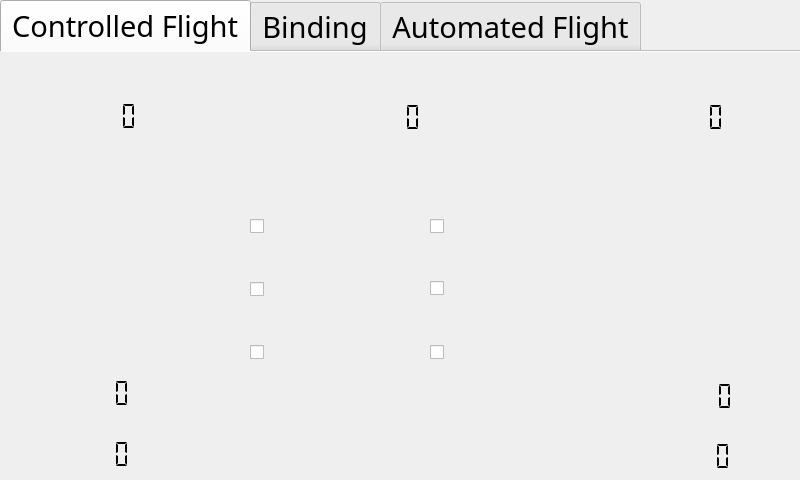
<?xml version="1.0" encoding="UTF-8"?>
<ui version="4.0">
 <class>MainWindow</class>
 <widget class="QMainWindow" name="MainWindow">
  <property name="geometry">
   <rect>
    <x>0</x>
    <y>0</y>
    <width>800</width>
    <height>480</height>
   </rect>
  </property>
  <property name="windowTitle">
   <string>MainWindow</string>
  </property>
  <widget class="QWidget" name="centralwidget">
   <widget class="QTabWidget" name="tabWidget">
    <property name="geometry">
     <rect>
      <x>0</x>
      <y>0</y>
      <width>800</width>
      <height>480</height>
     </rect>
    </property>
    <property name="sizePolicy">
     <sizepolicy hsizetype="Fixed" vsizetype="Fixed">
      <horstretch>0</horstretch>
      <verstretch>0</verstretch>
     </sizepolicy>
    </property>
    <property name="font">
     <font>
      <family>MV Boli</family>
      <pointsize>22</pointsize>
      <weight>50</weight>
      <italic>false</italic>
      <bold>false</bold>
     </font>
    </property>
    <property name="tabPosition">
     <enum>QTabWidget::North</enum>
    </property>
    <property name="tabShape">
     <enum>QTabWidget::Rounded</enum>
    </property>
    <property name="currentIndex">
     <number>0</number>
    </property>
    <property name="iconSize">
     <size>
      <width>52</width>
      <height>32</height>
     </size>
    </property>
    <property name="elideMode">
     <enum>Qt::ElideLeft</enum>
    </property>
    <property name="documentMode">
     <bool>true</bool>
    </property>
    <property name="tabsClosable">
     <bool>false</bool>
    </property>
    <property name="tabBarAutoHide">
     <bool>false</bool>
    </property>
    <widget class="QWidget" name="ControledFlight">
     <attribute name="icon">
      <iconset>
       <normaloff>controlicon.png</normaloff>controlicon.png</iconset>
     </attribute>
     <attribute name="title">
      <string>Controlled Flight</string>
     </attribute>
     <widget class="QLabel" name="label">
      <property name="geometry">
       <rect>
        <x>0</x>
        <y>0</y>
        <width>800</width>
        <height>433</height>
       </rect>
      </property>
      <property name="text">
       <string/>
      </property>
      <property name="pixmap">
       <pixmap>controlscreen.jpg</pixmap>
      </property>
      <property name="scaledContents">
       <bool>true</bool>
      </property>
     </widget>
     <widget class="QPushButton" name="YawReset">
      <property name="geometry">
       <rect>
        <x>68</x>
        <y>160</y>
        <width>81</width>
        <height>71</height>
       </rect>
      </property>
      <property name="text">
       <string/>
      </property>
      <property name="iconSize">
       <size>
        <width>25</width>
        <height>23</height>
       </size>
      </property>
      <property name="flat">
       <bool>true</bool>
      </property>
     </widget>
     <widget class="QPushButton" name="PitchRollReset">
      <property name="geometry">
       <rect>
        <x>647</x>
        <y>160</y>
        <width>91</width>
        <height>81</height>
       </rect>
      </property>
      <property name="text">
       <string/>
      </property>
      <property name="iconSize">
       <size>
        <width>25</width>
        <height>23</height>
       </size>
      </property>
      <property name="flat">
       <bool>true</bool>
      </property>
     </widget>
     <widget class="QCheckBox" name="Copter1">
      <property name="geometry">
       <rect>
        <x>250</x>
        <y>166</y>
        <width>16</width>
        <height>17</height>
       </rect>
      </property>
      <property name="text">
       <string/>
      </property>
      <property name="iconSize">
       <size>
        <width>25</width>
        <height>23</height>
       </size>
      </property>
      <property name="tristate">
       <bool>false</bool>
      </property>
     </widget>
     <widget class="QCheckBox" name="Copter2">
      <property name="geometry">
       <rect>
        <x>430</x>
        <y>166</y>
        <width>16</width>
        <height>17</height>
       </rect>
      </property>
      <property name="text">
       <string/>
      </property>
      <property name="iconSize">
       <size>
        <width>25</width>
        <height>23</height>
       </size>
      </property>
      <property name="tristate">
       <bool>false</bool>
      </property>
     </widget>
     <widget class="QCheckBox" name="Copter3">
      <property name="geometry">
       <rect>
        <x>250</x>
        <y>229</y>
        <width>16</width>
        <height>17</height>
       </rect>
      </property>
      <property name="text">
       <string/>
      </property>
      <property name="iconSize">
       <size>
        <width>25</width>
        <height>23</height>
       </size>
      </property>
      <property name="tristate">
       <bool>false</bool>
      </property>
     </widget>
     <widget class="QCheckBox" name="Copter4">
      <property name="geometry">
       <rect>
        <x>430</x>
        <y>228</y>
        <width>16</width>
        <height>17</height>
       </rect>
      </property>
      <property name="text">
       <string/>
      </property>
      <property name="iconSize">
       <size>
        <width>25</width>
        <height>23</height>
       </size>
      </property>
      <property name="tristate">
       <bool>false</bool>
      </property>
     </widget>
     <widget class="QCheckBox" name="Copter5">
      <property name="geometry">
       <rect>
        <x>250</x>
        <y>292</y>
        <width>16</width>
        <height>17</height>
       </rect>
      </property>
      <property name="text">
       <string/>
      </property>
      <property name="iconSize">
       <size>
        <width>25</width>
        <height>23</height>
       </size>
      </property>
      <property name="tristate">
       <bool>false</bool>
      </property>
     </widget>
     <widget class="QCheckBox" name="Copter6">
      <property name="geometry">
       <rect>
        <x>430</x>
        <y>292</y>
        <width>16</width>
        <height>17</height>
       </rect>
      </property>
      <property name="text">
       <string/>
      </property>
      <property name="iconSize">
       <size>
        <width>25</width>
        <height>23</height>
       </size>
      </property>
      <property name="tristate">
       <bool>false</bool>
      </property>
     </widget>
     <widget class="QLCDNumber" name="Altitude">
      <property name="geometry">
       <rect>
        <x>26</x>
        <y>49</y>
        <width>151</width>
        <height>31</height>
       </rect>
      </property>
      <property name="frameShape">
       <enum>QFrame::NoFrame</enum>
      </property>
      <property name="frameShadow">
       <enum>QFrame::Sunken</enum>
      </property>
      <property name="lineWidth">
       <number>3</number>
      </property>
      <property name="digitCount">
       <number>5</number>
      </property>
      <property name="segmentStyle">
       <enum>QLCDNumber::Flat</enum>
      </property>
      <property name="intValue" stdset="0">
       <number>0</number>
      </property>
     </widget>
     <widget class="QLCDNumber" name="Battery">
      <property name="geometry">
       <rect>
        <x>310</x>
        <y>50</y>
        <width>151</width>
        <height>31</height>
       </rect>
      </property>
      <property name="frameShape">
       <enum>QFrame::NoFrame</enum>
      </property>
      <property name="frameShadow">
       <enum>QFrame::Sunken</enum>
      </property>
      <property name="lineWidth">
       <number>3</number>
      </property>
      <property name="digitCount">
       <number>5</number>
      </property>
      <property name="segmentStyle">
       <enum>QLCDNumber::Flat</enum>
      </property>
      <property name="intValue" stdset="0">
       <number>0</number>
      </property>
     </widget>
     <widget class="QLCDNumber" name="Angle">
      <property name="geometry">
       <rect>
        <x>613</x>
        <y>50</y>
        <width>151</width>
        <height>31</height>
       </rect>
      </property>
      <property name="frameShape">
       <enum>QFrame::NoFrame</enum>
      </property>
      <property name="frameShadow">
       <enum>QFrame::Sunken</enum>
      </property>
      <property name="lineWidth">
       <number>3</number>
      </property>
      <property name="digitCount">
       <number>5</number>
      </property>
      <property name="segmentStyle">
       <enum>QLCDNumber::Flat</enum>
      </property>
      <property name="intValue" stdset="0">
       <number>0</number>
      </property>
     </widget>
     <widget class="QLCDNumber" name="Thrust">
      <property name="geometry">
       <rect>
        <x>19</x>
        <y>326</y>
        <width>151</width>
        <height>31</height>
       </rect>
      </property>
      <property name="frameShape">
       <enum>QFrame::NoFrame</enum>
      </property>
      <property name="frameShadow">
       <enum>QFrame::Sunken</enum>
      </property>
      <property name="lineWidth">
       <number>3</number>
      </property>
      <property name="digitCount">
       <number>5</number>
      </property>
      <property name="segmentStyle">
       <enum>QLCDNumber::Flat</enum>
      </property>
      <property name="intValue" stdset="0">
       <number>0</number>
      </property>
     </widget>
     <widget class="QLCDNumber" name="Yaw">
      <property name="geometry">
       <rect>
        <x>19</x>
        <y>387</y>
        <width>151</width>
        <height>31</height>
       </rect>
      </property>
      <property name="frameShape">
       <enum>QFrame::NoFrame</enum>
      </property>
      <property name="frameShadow">
       <enum>QFrame::Sunken</enum>
      </property>
      <property name="lineWidth">
       <number>3</number>
      </property>
      <property name="digitCount">
       <number>5</number>
      </property>
      <property name="segmentStyle">
       <enum>QLCDNumber::Flat</enum>
      </property>
      <property name="intValue" stdset="0">
       <number>0</number>
      </property>
     </widget>
     <widget class="QLCDNumber" name="Pitch">
      <property name="geometry">
       <rect>
        <x>622</x>
        <y>329</y>
        <width>151</width>
        <height>31</height>
       </rect>
      </property>
      <property name="frameShape">
       <enum>QFrame::NoFrame</enum>
      </property>
      <property name="frameShadow">
       <enum>QFrame::Sunken</enum>
      </property>
      <property name="lineWidth">
       <number>3</number>
      </property>
      <property name="digitCount">
       <number>5</number>
      </property>
      <property name="segmentStyle">
       <enum>QLCDNumber::Flat</enum>
      </property>
      <property name="intValue" stdset="0">
       <number>0</number>
      </property>
     </widget>
     <widget class="QLCDNumber" name="Roll">
      <property name="geometry">
       <rect>
        <x>620</x>
        <y>389</y>
        <width>151</width>
        <height>31</height>
       </rect>
      </property>
      <property name="frameShape">
       <enum>QFrame::NoFrame</enum>
      </property>
      <property name="frameShadow">
       <enum>QFrame::Sunken</enum>
      </property>
      <property name="lineWidth">
       <number>3</number>
      </property>
      <property name="digitCount">
       <number>5</number>
      </property>
      <property name="segmentStyle">
       <enum>QLCDNumber::Flat</enum>
      </property>
      <property name="intValue" stdset="0">
       <number>0</number>
      </property>
     </widget>
     <widget class="QPushButton" name="PitchHIGH">
      <property name="geometry">
       <rect>
        <x>640</x>
        <y>90</y>
        <width>101</width>
        <height>51</height>
       </rect>
      </property>
      <property name="text">
       <string/>
      </property>
      <property name="autoRepeat">
       <bool>true</bool>
      </property>
      <property name="autoRepeatDelay">
       <number>100</number>
      </property>
      <property name="flat">
       <bool>true</bool>
      </property>
     </widget>
     <widget class="QPushButton" name="PitchLOW">
      <property name="geometry">
       <rect>
        <x>640</x>
        <y>250</y>
        <width>101</width>
        <height>51</height>
       </rect>
      </property>
      <property name="text">
       <string/>
      </property>
      <property name="autoRepeat">
       <bool>true</bool>
      </property>
      <property name="autoRepeatDelay">
       <number>100</number>
      </property>
      <property name="flat">
       <bool>true</bool>
      </property>
     </widget>
     <widget class="QPushButton" name="ThrottleHIGH">
      <property name="geometry">
       <rect>
        <x>50</x>
        <y>100</y>
        <width>101</width>
        <height>51</height>
       </rect>
      </property>
      <property name="text">
       <string/>
      </property>
      <property name="autoRepeat">
       <bool>true</bool>
      </property>
      <property name="autoRepeatDelay">
       <number>100</number>
      </property>
      <property name="flat">
       <bool>true</bool>
      </property>
     </widget>
     <widget class="QPushButton" name="ThrottleLOW">
      <property name="geometry">
       <rect>
        <x>50</x>
        <y>250</y>
        <width>101</width>
        <height>51</height>
       </rect>
      </property>
      <property name="text">
       <string/>
      </property>
      <property name="autoRepeat">
       <bool>true</bool>
      </property>
      <property name="autoRepeatDelay">
       <number>100</number>
      </property>
      <property name="flat">
       <bool>true</bool>
      </property>
     </widget>
     <widget class="QPushButton" name="YawHigh">
      <property name="geometry">
       <rect>
        <x>150</x>
        <y>160</y>
        <width>71</width>
        <height>81</height>
       </rect>
      </property>
      <property name="text">
       <string/>
      </property>
      <property name="autoRepeat">
       <bool>true</bool>
      </property>
      <property name="autoRepeatDelay">
       <number>100</number>
      </property>
      <property name="flat">
       <bool>true</bool>
      </property>
     </widget>
     <widget class="QPushButton" name="YawLOW">
      <property name="geometry">
       <rect>
        <x>10</x>
        <y>150</y>
        <width>41</width>
        <height>91</height>
       </rect>
      </property>
      <property name="text">
       <string/>
      </property>
      <property name="autoRepeat">
       <bool>true</bool>
      </property>
      <property name="autoRepeatDelay">
       <number>100</number>
      </property>
      <property name="flat">
       <bool>true</bool>
      </property>
     </widget>
     <widget class="QPushButton" name="RollLOW">
      <property name="geometry">
       <rect>
        <x>570</x>
        <y>160</y>
        <width>71</width>
        <height>81</height>
       </rect>
      </property>
      <property name="text">
       <string/>
      </property>
      <property name="autoRepeat">
       <bool>true</bool>
      </property>
      <property name="autoRepeatDelay">
       <number>100</number>
      </property>
      <property name="flat">
       <bool>true</bool>
      </property>
     </widget>
     <widget class="QPushButton" name="RollHIGH">
      <property name="geometry">
       <rect>
        <x>740</x>
        <y>150</y>
        <width>71</width>
        <height>81</height>
       </rect>
      </property>
      <property name="text">
       <string/>
      </property>
      <property name="autoRepeat">
       <bool>true</bool>
      </property>
      <property name="autoRepeatDelay">
       <number>100</number>
      </property>
      <property name="flat">
       <bool>true</bool>
      </property>
     </widget>
     <widget class="QLabel" name="Debug1">
      <property name="geometry">
       <rect>
        <x>260</x>
        <y>370</y>
        <width>261</width>
        <height>51</height>
       </rect>
      </property>
      <property name="font">
       <font>
        <pointsize>18</pointsize>
       </font>
      </property>
      <property name="text">
       <string/>
      </property>
      <property name="textFormat">
       <enum>Qt::AutoText</enum>
      </property>
     </widget>
    </widget>
    <widget class="QWidget" name="Binding">
     <attribute name="icon">
      <iconset>
       <normaloff>bindico.png</normaloff>bindico.png</iconset>
     </attribute>
     <attribute name="title">
      <string>Binding</string>
     </attribute>
     <widget class="QLabel" name="label_2">
      <property name="geometry">
       <rect>
        <x>0</x>
        <y>0</y>
        <width>800</width>
        <height>433</height>
       </rect>
      </property>
      <property name="text">
       <string/>
      </property>
      <property name="pixmap">
       <pixmap>boundscreen.jpg</pixmap>
      </property>
      <property name="scaledContents">
       <bool>true</bool>
      </property>
     </widget>
     <widget class="QPushButton" name="BindBUtton">
      <property name="geometry">
       <rect>
        <x>330</x>
        <y>120</y>
        <width>171</width>
        <height>161</height>
       </rect>
      </property>
      <property name="text">
       <string/>
      </property>
      <property name="flat">
       <bool>true</bool>
      </property>
     </widget>
     <widget class="QLCDNumber" name="Coptersbounded">
      <property name="geometry">
       <rect>
        <x>20</x>
        <y>370</y>
        <width>151</width>
        <height>31</height>
       </rect>
      </property>
      <property name="frameShape">
       <enum>QFrame::NoFrame</enum>
      </property>
      <property name="frameShadow">
       <enum>QFrame::Sunken</enum>
      </property>
      <property name="lineWidth">
       <number>3</number>
      </property>
      <property name="digitCount">
       <number>5</number>
      </property>
      <property name="segmentStyle">
       <enum>QLCDNumber::Flat</enum>
      </property>
      <property name="intValue" stdset="0">
       <number>0</number>
      </property>
     </widget>
     <widget class="QLabel" name="Debug2">
      <property name="geometry">
       <rect>
        <x>470</x>
        <y>370</y>
        <width>261</width>
        <height>51</height>
       </rect>
      </property>
      <property name="font">
       <font>
        <pointsize>18</pointsize>
       </font>
      </property>
      <property name="text">
       <string/>
      </property>
      <property name="textFormat">
       <enum>Qt::AutoText</enum>
      </property>
     </widget>
    </widget>
    <widget class="QWidget" name="AutomatedFlight">
     <attribute name="icon">
      <iconset>
       <normaloff>autoicon.png</normaloff>autoicon.png</iconset>
     </attribute>
     <attribute name="title">
      <string>Automated Flight</string>
     </attribute>
     <widget class="QLabel" name="label_3">
      <property name="geometry">
       <rect>
        <x>0</x>
        <y>0</y>
        <width>800</width>
        <height>433</height>
       </rect>
      </property>
      <property name="text">
       <string/>
      </property>
      <property name="pixmap">
       <pixmap>automate.jpg</pixmap>
      </property>
      <property name="scaledContents">
       <bool>true</bool>
      </property>
     </widget>
     <widget class="QCheckBox" name="Copter3A">
      <property name="geometry">
       <rect>
        <x>42</x>
        <y>118</y>
        <width>16</width>
        <height>17</height>
       </rect>
      </property>
      <property name="text">
       <string/>
      </property>
      <property name="iconSize">
       <size>
        <width>25</width>
        <height>23</height>
       </size>
      </property>
      <property name="tristate">
       <bool>false</bool>
      </property>
     </widget>
     <widget class="QCheckBox" name="Copter1A">
      <property name="geometry">
       <rect>
        <x>42</x>
        <y>65</y>
        <width>16</width>
        <height>16</height>
       </rect>
      </property>
      <property name="text">
       <string/>
      </property>
      <property name="iconSize">
       <size>
        <width>25</width>
        <height>23</height>
       </size>
      </property>
      <property name="tristate">
       <bool>false</bool>
      </property>
     </widget>
     <widget class="QCheckBox" name="Copter5A">
      <property name="geometry">
       <rect>
        <x>42</x>
        <y>171</y>
        <width>16</width>
        <height>17</height>
       </rect>
      </property>
      <property name="text">
       <string/>
      </property>
      <property name="iconSize">
       <size>
        <width>25</width>
        <height>23</height>
       </size>
      </property>
      <property name="tristate">
       <bool>false</bool>
      </property>
     </widget>
     <widget class="QCheckBox" name="Copter2A">
      <property name="geometry">
       <rect>
        <x>210</x>
        <y>65</y>
        <width>16</width>
        <height>17</height>
       </rect>
      </property>
      <property name="text">
       <string/>
      </property>
      <property name="iconSize">
       <size>
        <width>25</width>
        <height>23</height>
       </size>
      </property>
      <property name="tristate">
       <bool>false</bool>
      </property>
     </widget>
     <widget class="QCheckBox" name="Copter4A">
      <property name="geometry">
       <rect>
        <x>210</x>
        <y>118</y>
        <width>16</width>
        <height>17</height>
       </rect>
      </property>
      <property name="text">
       <string/>
      </property>
      <property name="iconSize">
       <size>
        <width>25</width>
        <height>23</height>
       </size>
      </property>
      <property name="tristate">
       <bool>false</bool>
      </property>
     </widget>
     <widget class="QCheckBox" name="Copter6A">
      <property name="geometry">
       <rect>
        <x>210</x>
        <y>171</y>
        <width>16</width>
        <height>17</height>
       </rect>
      </property>
      <property name="text">
       <string/>
      </property>
      <property name="iconSize">
       <size>
        <width>25</width>
        <height>23</height>
       </size>
      </property>
      <property name="tristate">
       <bool>false</bool>
      </property>
     </widget>
     <widget class="QDial" name="ValueD">
      <property name="geometry">
       <rect>
        <x>353</x>
        <y>40</y>
        <width>231</width>
        <height>111</height>
       </rect>
      </property>
     </widget>
     <widget class="QDial" name="TimeD">
      <property name="geometry">
       <rect>
        <x>355</x>
        <y>253</y>
        <width>231</width>
        <height>111</height>
       </rect>
      </property>
     </widget>
     <widget class="QLCDNumber" name="ValueDisp">
      <property name="geometry">
       <rect>
        <x>390</x>
        <y>170</y>
        <width>151</width>
        <height>31</height>
       </rect>
      </property>
      <property name="frameShape">
       <enum>QFrame::NoFrame</enum>
      </property>
      <property name="frameShadow">
       <enum>QFrame::Sunken</enum>
      </property>
      <property name="lineWidth">
       <number>3</number>
      </property>
      <property name="digitCount">
       <number>5</number>
      </property>
      <property name="segmentStyle">
       <enum>QLCDNumber::Flat</enum>
      </property>
      <property name="intValue" stdset="0">
       <number>0</number>
      </property>
     </widget>
     <widget class="QLCDNumber" name="TimeDisplay">
      <property name="geometry">
       <rect>
        <x>390</x>
        <y>382</y>
        <width>151</width>
        <height>31</height>
       </rect>
      </property>
      <property name="frameShape">
       <enum>QFrame::NoFrame</enum>
      </property>
      <property name="frameShadow">
       <enum>QFrame::Sunken</enum>
      </property>
      <property name="lineWidth">
       <number>3</number>
      </property>
      <property name="digitCount">
       <number>5</number>
      </property>
      <property name="segmentStyle">
       <enum>QLCDNumber::Flat</enum>
      </property>
      <property name="intValue" stdset="0">
       <number>0</number>
      </property>
     </widget>
     <widget class="QCheckBox" name="ThrottleUpA">
      <property name="geometry">
       <rect>
        <x>679</x>
        <y>93</y>
        <width>16</width>
        <height>17</height>
       </rect>
      </property>
      <property name="text">
       <string/>
      </property>
      <attribute name="buttonGroup">
       <string notr="true">buttonGroup</string>
      </attribute>
     </widget>
     <widget class="QCheckBox" name="ThrottleDownA">
      <property name="geometry">
       <rect>
        <x>680</x>
        <y>150</y>
        <width>16</width>
        <height>17</height>
       </rect>
      </property>
      <property name="text">
       <string/>
      </property>
      <attribute name="buttonGroup">
       <string notr="true">buttonGroup</string>
      </attribute>
     </widget>
     <widget class="QCheckBox" name="YawUpA">
      <property name="geometry">
       <rect>
        <x>710</x>
        <y>121</y>
        <width>16</width>
        <height>17</height>
       </rect>
      </property>
      <property name="text">
       <string/>
      </property>
      <attribute name="buttonGroup">
       <string notr="true">buttonGroup</string>
      </attribute>
     </widget>
     <widget class="QCheckBox" name="YawDownA">
      <property name="geometry">
       <rect>
        <x>648</x>
        <y>122</y>
        <width>16</width>
        <height>17</height>
       </rect>
      </property>
      <property name="text">
       <string/>
      </property>
      <attribute name="buttonGroup">
       <string notr="true">buttonGroup</string>
      </attribute>
     </widget>
     <widget class="QCheckBox" name="RollUpA">
      <property name="geometry">
       <rect>
        <x>710</x>
        <y>321</y>
        <width>16</width>
        <height>17</height>
       </rect>
      </property>
      <property name="text">
       <string/>
      </property>
      <attribute name="buttonGroup">
       <string notr="true">buttonGroup</string>
      </attribute>
     </widget>
     <widget class="QCheckBox" name="PitchUpA">
      <property name="geometry">
       <rect>
        <x>679</x>
        <y>293</y>
        <width>16</width>
        <height>17</height>
       </rect>
      </property>
      <property name="text">
       <string/>
      </property>
      <attribute name="buttonGroup">
       <string notr="true">buttonGroup</string>
      </attribute>
     </widget>
     <widget class="QCheckBox" name="RollDownA">
      <property name="geometry">
       <rect>
        <x>648</x>
        <y>322</y>
        <width>16</width>
        <height>17</height>
       </rect>
      </property>
      <property name="text">
       <string/>
      </property>
      <attribute name="buttonGroup">
       <string notr="true">buttonGroup</string>
      </attribute>
     </widget>
     <widget class="QCheckBox" name="PitchDownA">
      <property name="geometry">
       <rect>
        <x>680</x>
        <y>350</y>
        <width>16</width>
        <height>17</height>
       </rect>
      </property>
      <property name="text">
       <string/>
      </property>
      <attribute name="buttonGroup">
       <string notr="true">buttonGroup</string>
      </attribute>
     </widget>
     <widget class="QPushButton" name="RecButton">
      <property name="geometry">
       <rect>
        <x>41</x>
        <y>257</y>
        <width>51</width>
        <height>51</height>
       </rect>
      </property>
      <property name="text">
       <string/>
      </property>
      <property name="flat">
       <bool>true</bool>
      </property>
     </widget>
     <widget class="QPushButton" name="RunButton">
      <property name="geometry">
       <rect>
        <x>40</x>
        <y>350</y>
        <width>51</width>
        <height>51</height>
       </rect>
      </property>
      <property name="text">
       <string/>
      </property>
      <property name="flat">
       <bool>true</bool>
      </property>
     </widget>
     <widget class="QLabel" name="RECval1">
      <property name="geometry">
       <rect>
        <x>126</x>
        <y>240</y>
        <width>181</width>
        <height>31</height>
       </rect>
      </property>
      <property name="font">
       <font>
        <pointsize>14</pointsize>
       </font>
      </property>
      <property name="frameShape">
       <enum>QFrame::Box</enum>
      </property>
      <property name="text">
       <string/>
      </property>
     </widget>
     <widget class="QLabel" name="RECval1_2">
      <property name="geometry">
       <rect>
        <x>126</x>
        <y>272</y>
        <width>181</width>
        <height>31</height>
       </rect>
      </property>
      <property name="font">
       <font>
        <pointsize>14</pointsize>
       </font>
      </property>
      <property name="frameShape">
       <enum>QFrame::Box</enum>
      </property>
      <property name="text">
       <string/>
      </property>
     </widget>
     <widget class="QLabel" name="RECval1_3">
      <property name="geometry">
       <rect>
        <x>126</x>
        <y>304</y>
        <width>181</width>
        <height>31</height>
       </rect>
      </property>
      <property name="font">
       <font>
        <pointsize>14</pointsize>
       </font>
      </property>
      <property name="frameShape">
       <enum>QFrame::Box</enum>
      </property>
      <property name="text">
       <string/>
      </property>
     </widget>
     <widget class="QLabel" name="RECval1_4">
      <property name="geometry">
       <rect>
        <x>126</x>
        <y>336</y>
        <width>181</width>
        <height>31</height>
       </rect>
      </property>
      <property name="font">
       <font>
        <pointsize>14</pointsize>
       </font>
      </property>
      <property name="frameShape">
       <enum>QFrame::Box</enum>
      </property>
      <property name="text">
       <string/>
      </property>
     </widget>
     <widget class="QLabel" name="RECval1_5">
      <property name="geometry">
       <rect>
        <x>126</x>
        <y>368</y>
        <width>181</width>
        <height>31</height>
       </rect>
      </property>
      <property name="font">
       <font>
        <pointsize>14</pointsize>
       </font>
      </property>
      <property name="frameShape">
       <enum>QFrame::Box</enum>
      </property>
      <property name="text">
       <string/>
      </property>
     </widget>
    </widget>
   </widget>
  </widget>
 </widget>
 <resources/>
 <connections>
  <connection>
   <sender>ValueD</sender>
   <signal>valueChanged(int)</signal>
   <receiver>ValueDisp</receiver>
   <slot>display(int)</slot>
   <hints>
    <hint type="sourcelabel">
     <x>477</x>
     <y>155</y>
    </hint>
    <hint type="destinationlabel">
     <x>447</x>
     <y>227</y>
    </hint>
   </hints>
  </connection>
  <connection>
   <sender>TimeD</sender>
   <signal>valueChanged(int)</signal>
   <receiver>TimeDisplay</receiver>
   <slot>display(int)</slot>
   <hints>
    <hint type="sourcelabel">
     <x>479</x>
     <y>369</y>
    </hint>
    <hint type="destinationlabel">
     <x>452</x>
     <y>431</y>
    </hint>
   </hints>
  </connection>
 </connections>
 <buttongroups>
  <buttongroup name="buttonGroup"/>
 </buttongroups>
</ui>
